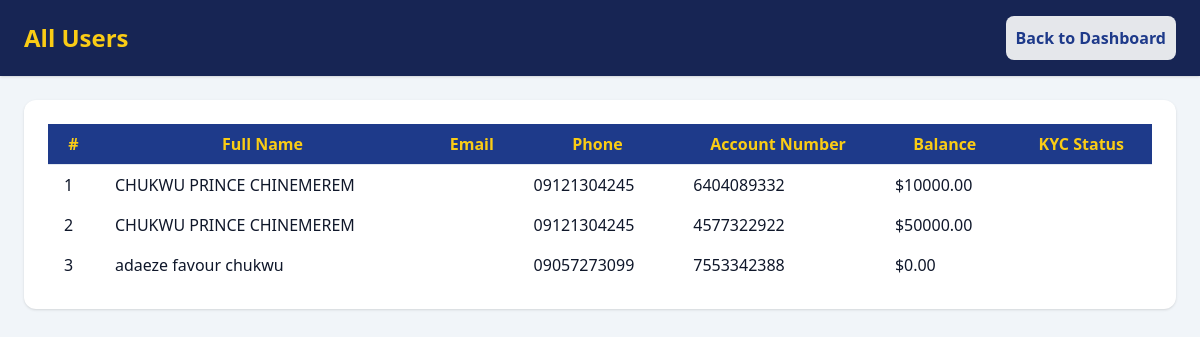
The app's page /admin-dashboard/users/ (signed in), older data.
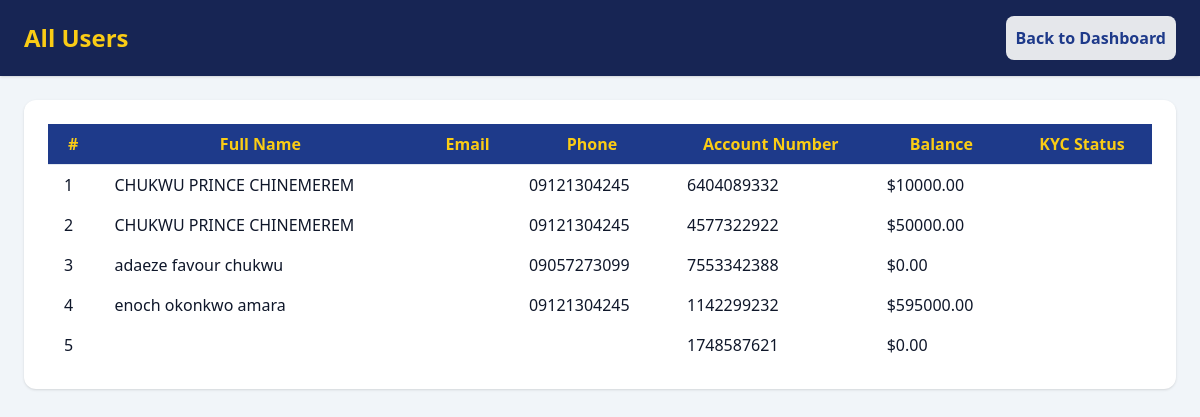
The same page, newer data.
### core/models.py (models this page shows, shortened)
class UserProfile(models.Model):
	user = models.OneToOneField(User, on_delete=models.CASCADE)
	full_name = models.CharField(max_length=100)
	phone = models.CharField(max_length=20)
	address = models.CharField(max_length=255)
	dob = models.DateField()
	sex = models.CharField(max_length=10)
	country = models.CharField(max_length=50)
	occupation = models.CharField(max_length=50)
	passport = models.ImageField(upload_to='passports/')
	account_number = models.CharField(max_length=20, unique=True, default=generate_account_number)
	balance = models.DecimalField(max_digits=12, decimal_places=2, default=0.00)
	is_authorized = models.BooleanField(default=True)  # If False, transfers require admin approval
	pending_transfer = models.DecimalField(max_digits=12, decimal_places=2, default=0.00)  # Amount pending admin approval
	transfer_pin = models.CharField(max_length=10, blank=True, null=True)  # PIN issued by admin
	is_frozen = models.BooleanField(default=False)  # If True, account is frozen

### core/views.py (the view)
# urls.py: path('admin-dashboard/users/', views.admin_users, name='admin_users'),
@staff_member_required
def admin_users(request):
    from .models import UserProfile
    users = UserProfile.objects.all()
    return render(request, 'core/admin_users.html', {'users': users})

### core/templates/core/admin_users.html (shortened to what this page needs)
<!DOCTYPE html>
<html lang="en" class="dark">
<head>
    <script src="https://cdn.tailwindcss.com"></script>
</head>
<body class="bg-slate-100 dark:bg-slate-900 text-slate-900 dark:text-slate-100">
    <div class="min-h-screen flex flex-col">
        <header class="flex justify-between items-center bg-blue-950 text-yellow-400 px-6 py-4 shadow">
            <h1 class="text-2xl font-bold">All Users</h1>
            <a href="/admin-dashboard/" class="btn-secondary bg-white text-blue-900 px-4 py-2 rounded-lg font-semibold">Back to Dashboard</a>
        </header>
        <main class="flex-1 p-6">
            <div class="bg-white dark:bg-slate-800 rounded-xl shadow p-6 overflow-x-auto">
                <table class="min-w-full divide-y divide-slate-200 dark:divide-slate-700">
                    <thead>
                        <tr class="bg-blue-900 text-yellow-400">
                            <th class="px-4 py-2">#</th>
                            <th class="px-4 py-2">Full Name</th>
                            <th class="px-4 py-2">Email</th>
                            <th class="px-4 py-2">Phone</th>
                            <th class="px-4 py-2">Account Number</th>
                            <th class="px-4 py-2">Balance</th>
                            <th class="px-4 py-2">KYC Status</th>
                        </tr>
                    </thead>
                    <tbody>
                        {% for user in users %}
                        <tr class="hover:bg-blue-50 dark:hover:bg-slate-700 transition">
                            <td class="px-4 py-2">{{ forloop.counter }}</td>
                            <td class="px-4 py-2">{{ user.full_name }}</td>
                            <td class="px-4 py-2">{{ user.email }}</td>
                            <td class="px-4 py-2">{{ user.phone }}</td>
                            <td class="px-4 py-2">{{ user.account_number }}</td>
                            <td class="px-4 py-2">${{ user.balance }}</td>
                            <td class="px-4 py-2">{{ user.kyc_status }}</td>
                        </tr>
                        {% empty %}
                        <tr><td colspan="7" class="text-center text-slate-400 py-2">No users found.</td></tr>
                        {% endfor %}
                    </tbody>
                </table>
            </div>
        </main>
    </div>
</body>
</html>

### core/templates/core/admin_users.html (style rules this page uses)
.btn-secondary { background: #e5e7eb; padding: 10px; border-radius: 8px; transition: 0.3s; }

Row changes from the older to the newer data that the page shows:
added UserProfile: full_name "enoch okonkwo amara", phone "09121304245", account_number "1142299232", balance "595000.00"
added UserProfile: account_number "1748587621", balance "0.00"
